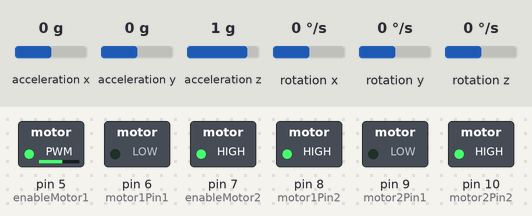
The sketch below on a simulated Arduino Uno, built with avr-gcc and run on an emulated ATmega328P. Parts: switched loads named in the sketch (green lamp = pin HIGH). The test bench sets the inputs (shaded band); at power-on: acceleration x 0 g, rotation z 0 °/s, acceleration y 0 g, acceleration z 1 g, rotation x 0 °/s, rotation y 0 °/s.

Above: at 1.7 s.
1.8 s: acceleration x set to -1.4 g
At 2.2 s:
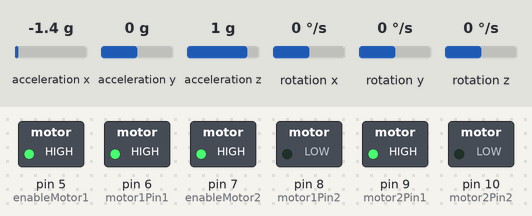
3.3 s: acceleration x set to 0 g
At 4.07 s:
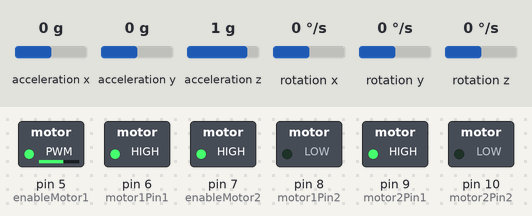
6.3 s: rotation z set to -192 °/s
At 8.9 s:
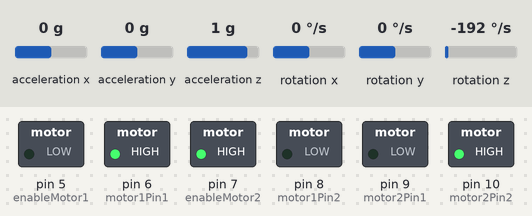
9.3 s: rotation z set to 2 °/s
At 9.75 s:
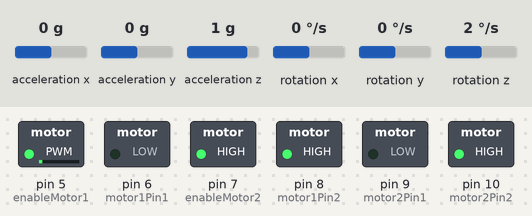
12.3 s: acceleration x set to -0.8 g
At 12.7 s:
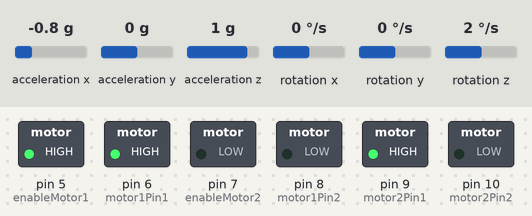
13.8 s: acceleration y set to -0.8 g
At 39.36 s:
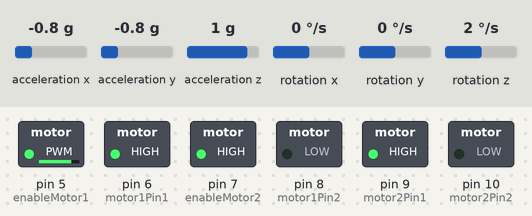
Timing chart, 0 to 49.0 s (numbered marks = the images above; inputs shaded):
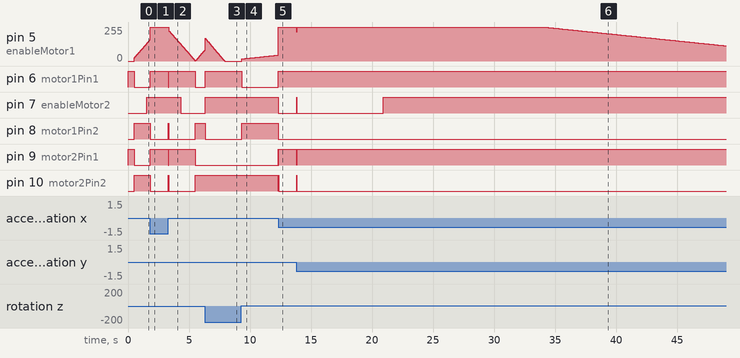

Measured:
- after the input at 1.8 s, pin 6 (motor1Pin1), pin 9 (motor2Pin1): LOW → HIGH at once; pin 8 (motor1Pin2), pin 10 (motor2Pin2): HIGH → LOW at once
- after the input at 3.3 s, pin 6 (motor1Pin1), pin 9 (motor2Pin1): HIGH → LOW at once, → HIGH 0.02 s later, → LOW 2.2 s later; pin 7 (enableMotor2): HIGH → LOW after 1.0 s; pin 8 (motor1Pin2), pin 10 (motor2Pin2): LOW → HIGH at once, → LOW 0.02 s later, → HIGH 2.2 s later
- after the input at 6.3 s, pin 6 (motor1Pin1): LOW → HIGH at once; pin 7 (enableMotor2): LOW → HIGH after 0.02 s instead of 0.45 s; pin 8 (motor1Pin2): HIGH → LOW at once
- after the input at 9.3 s, pin 5 (enableMotor1): moves from 0/255 to 44/255 over 2.9 s, starting at once; pin 6 (motor1Pin1): HIGH → LOW at once; pin 8 (motor1Pin2): LOW → HIGH at once
- after the input at 12.3 s, pin 6 (motor1Pin1): LOW → HIGH at once; pin 7 (enableMotor2), pin 8 (motor1Pin2): HIGH → LOW at once; pin 9 (motor2Pin1): LOW → HIGH at once, → LOW 0.02 s later, → HIGH 0.03 s later; pin 10 (motor2Pin2): HIGH → LOW at once, → HIGH 0.02 s later, → LOW 0.03 s later
- after the input at 13.8 s, pin 7 (enableMotor2): LOW → HIGH after 0.01 s instead of 7.1 s; pin 9 (motor2Pin1): HIGH → LOW at once, → HIGH 0.02 s later; pin 10 (motor2Pin2): LOW → HIGH at once, → LOW 0.02 s later

The sketch:

Balanced_Robot.ino
```cpp
#include <math.h>

#include <PID_v1.h>

#include <I2Cdev.h>

//#define PRINT_DEBUG_BUILD  //This is to print the mpu data on serial monitor to debug
//PID library

//These are needed for MPU
#include "MPU6050_6Axis_MotionApps20.h"
// Arduino Wire library is required if I2Cdev I2CDEV_ARDUINO_WIRE implementation
// is used in I2Cdev.h
#if I2CDEV_IMPLEMENTATION == I2CDEV_ARDUINO_WIRE
#include "Wire.h"
#endif

// class default I2C address is 0x68
MPU6050 mpu;

#define INTERRUPT_PIN 2  // use pin 2 on Arduino Uno & most boards

// MPU control/status vars
bool dmpReady = false;  // set true if DMP init was successful
uint8_t mpuIntStatus;   // holds actual interrupt status byte from MPU
uint8_t devStatus;      // return status after each device operation (0 = success, !0 = error)
uint16_t packetSize;    // expected DMP packet size (default is 42 bytes)
uint16_t fifoCount;     // count of all bytes currently in FIFO
uint8_t fifoBuffer[64]; // FIFO storage buffer

// orientation/motion vars
Quaternion q;           // [w, x, y, z]         quaternion container
VectorFloat gravity;    // [x, y, z]            gravity vector
float ypr[3];           // [yaw, pitch, roll]   yaw/pitch/roll container and gravity vector
VectorInt16 gy;         // [x, y, z]            gyro sensor measurements


// ================================================================
// ===               INTERRUPT DETECTION ROUTINE                ===
// ================================================================

volatile bool mpuInterrupt = false;     // indicates whether MPU interrupt pin has gone high
void dmpDataReady() {
    mpuInterrupt = true;
}

#define PID_MIN_LIMIT -255  //Min limit for PID
#define PID_MAX_LIMIT 255  //Max limit for PID
#define PID_SAMPLE_TIME_IN_MILLI 10  //This is PID sample time in milliseconds

//The pitch angle given by MPU6050 when robot is vertical and MPU6050 is horizontal is 0 in ideal case.
//However in real case its slightly off and we need add some correction to keep robot vertical.
//This is the angle correction to keep our robot stand vertically. Sometimes robot moves in one direction so we need to adjust this.
#define SETPOINT_PITCH_ANGLE_OFFSET -2.2

#define MIN_ABSOLUTE_SPEED 0  //Min motor speed

double setpointPitchAngle = SETPOINT_PITCH_ANGLE_OFFSET;
double pitchGyroAngle = 0;
double pitchPIDOutput = 0;

double setpointYawRate = 0;
double yawGyroRate = 0;
double yawPIDOutput = 0;

#define PID_PITCH_KP 10
#define PID_PITCH_KI 80
#define PID_PITCH_KD .8

#define PID_YAW_KP 0.5
#define PID_YAW_KI 0.5
#define PID_YAW_KD 0

PID pitchPID(&pitchGyroAngle, &pitchPIDOutput, &setpointPitchAngle, PID_PITCH_KP, PID_PITCH_KI, PID_PITCH_KD, DIRECT);
PID yawPID(&yawGyroRate, &yawPIDOutput, &setpointYawRate, PID_YAW_KP, PID_YAW_KI, PID_YAW_KD, DIRECT);

int enableMotor1=5;
int motor1Pin1=6;
int motor1Pin2=8;

int motor2Pin1=9;
int motor2Pin2=10;
int enableMotor2=7;

void setupPID()
{
  pitchPID.SetOutputLimits(PID_MIN_LIMIT, PID_MAX_LIMIT);
  pitchPID.SetMode(AUTOMATIC);
  pitchPID.SetSampleTime(PID_SAMPLE_TIME_IN_MILLI);

  yawPID.SetOutputLimits(PID_MIN_LIMIT, PID_MAX_LIMIT);
  yawPID.SetMode(AUTOMATIC);
  yawPID.SetSampleTime(PID_SAMPLE_TIME_IN_MILLI);

}

void setupMotors()
{
  pinMode(enableMotor1,OUTPUT);
  pinMode(motor1Pin1,OUTPUT);
  pinMode(motor1Pin2,OUTPUT);

  pinMode(enableMotor2,OUTPUT);
  pinMode(motor2Pin1,OUTPUT);
  pinMode(motor2Pin2,OUTPUT);

  rotateMotor(0,0);
}

void setupMPU()
{

  // join I2C bus (I2Cdev library doesn't do this automatically)
  #if I2CDEV_IMPLEMENTATION == I2CDEV_ARDUINO_WIRE
      Wire.begin();
      Wire.setClock(400000); // 400kHz I2C clock. Comment this line if having compilation difficulties
  #elif I2CDEV_IMPLEMENTATION == I2CDEV_BUILTIN_FASTWIRE
      Fastwire::setup(400, true);
  #endif

  mpu.initialize();
  pinMode(INTERRUPT_PIN, INPUT);
  devStatus = mpu.dmpInitialize();

  // supply your own gyro offsets here, scaled for min sensitivity
//           X Accel  Y Accel  Z Accel   X Gyro   Y Gyro   Z Gyro
//OFFSETS    -1798,     263,    1124,    -261,      26,      32
  mpu.setXAccelOffset(-1798);
  mpu.setYAccelOffset(263);
  mpu.setZAccelOffset(1124);
  mpu.setXGyroOffset(-261);
  mpu.setYGyroOffset(26);
  mpu.setZGyroOffset(32);
  // make sure it worked (returns 0 if so)
  if (devStatus == 0)
  {
      // Calibration Time: generate offsets and calibrate our MPU6050
      //mpu.CalibrateAccel(6);
      //mpu.CalibrateGyro(6);
      // turn on the DMP, now that it's ready
      mpu.setDMPEnabled(true);
      mpuIntStatus = mpu.getIntStatus();
      dmpReady = true;
      // get expected DMP packet size for later comparison
      packetSize = mpu.dmpGetFIFOPacketSize();
  }
  else
  {
      // ERROR!
  }
}

void setup()
{
  //This is to set up motors
  setupMotors();
  //This is to set up MPU6050 sensor
  setupMPU();
  //This is to set up PID
  setupPID();
}

void loop()
{
  // if programming failed, don't try to do anything
  if (!dmpReady) return;

  // read a packet from FIFO. Get the Latest packet
  if (mpu.dmpGetCurrentFIFOPacket(fifoBuffer))
  {
    mpu.dmpGetQuaternion(&q, fifoBuffer);
    mpu.dmpGetGravity(&gravity, &q);
    mpu.dmpGetYawPitchRoll(ypr, &q, &gravity);
    mpu.dmpGetGyro(&gy, fifoBuffer);

    yawGyroRate = gy.z;                   //rotation rate in degrees per second
    pitchGyroAngle = ypr[1] * 180/M_PI;   //angle in degree

   pitchPID.Compute();
   yawPID.Compute();

    rotateMotor(pitchPIDOutput+yawPIDOutput, pitchPIDOutput-yawPIDOutput);

    #ifdef PRINT_DEBUG_BUILD
      Serial.println("The gyro  before ");
      Serial.println(pitchGyroAngle);
      Serial.println("The setpoints ");
      Serial.println(setpointPitchAngle);
      Serial.println("The pid output ");
      Serial.println(pitchPIDOutput);
      delay(500);
    #endif
  }
}

void rotateMotor(int speed1, int speed2)
{
  if (speed1 < 0)
  {
    digitalWrite(motor1Pin1,LOW);
    digitalWrite(motor1Pin2,HIGH);
  }
  else if (speed1 >= 0)
  {
    digitalWrite(motor1Pin1,HIGH);
    digitalWrite(motor1Pin2,LOW);
  }

  if (speed2 < 0)
  {
    digitalWrite(motor2Pin1,LOW);
    digitalWrite(motor2Pin2,HIGH);
  }
  else if (speed2 >= 0)
  {
    digitalWrite(motor2Pin1,HIGH);
    digitalWrite(motor2Pin2,LOW);
  }


  speed1 = abs(speed1) + MIN_ABSOLUTE_SPEED;
  speed2 = abs(speed2) + MIN_ABSOLUTE_SPEED;

  speed1 = constrain(speed1, MIN_ABSOLUTE_SPEED, 255);
  speed2 = constrain(speed2, MIN_ABSOLUTE_SPEED, 255);

  analogWrite(enableMotor1,speed1);
  analogWrite(enableMotor2,speed2);
}
```
